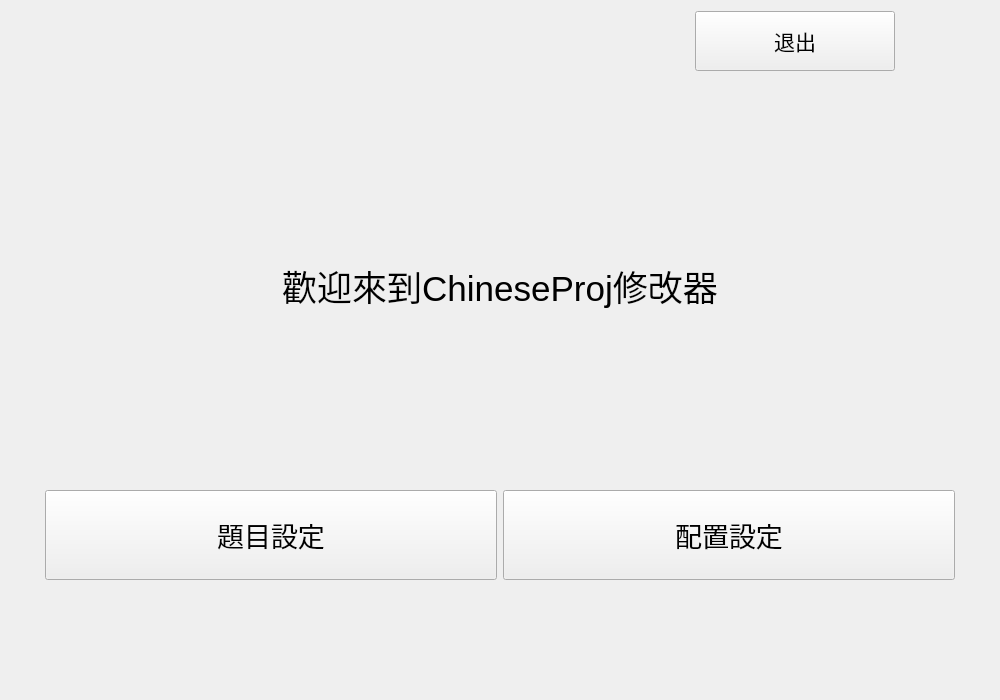
<?xml version="1.0" encoding="UTF-8"?>
<ui version="4.0">
 <class>mainForm</class>
 <widget class="QWidget" name="mainForm">
  <property name="geometry">
   <rect>
    <x>0</x>
    <y>0</y>
    <width>1000</width>
    <height>700</height>
   </rect>
  </property>
  <property name="windowTitle">
   <string>Form</string>
  </property>
  <layout class="QVBoxLayout" name="mainLayout">
   <property name="leftMargin">
    <number>45</number>
   </property>
   <property name="rightMargin">
    <number>45</number>
   </property>
   <property name="bottomMargin">
    <number>120</number>
   </property>
   <item>
    <layout class="QHBoxLayout" name="horizontalLayout">
     <property name="rightMargin">
      <number>60</number>
     </property>
     <property name="bottomMargin">
      <number>50</number>
     </property>
     <item>
      <spacer name="horizontalSpacer">
       <property name="orientation">
        <enum>Qt::Orientation::Horizontal</enum>
       </property>
       <property name="sizeType">
        <enum>QSizePolicy::Policy::Expanding</enum>
       </property>
       <property name="sizeHint" stdset="0">
        <size>
         <width>40</width>
         <height>20</height>
        </size>
       </property>
      </spacer>
     </item>
     <item>
      <widget class="QPushButton" name="exitButton">
       <property name="minimumSize">
        <size>
         <width>200</width>
         <height>60</height>
        </size>
       </property>
       <property name="font">
        <font>
         <pointsize>16</pointsize>
        </font>
       </property>
       <property name="text">
        <string>退出</string>
       </property>
      </widget>
     </item>
    </layout>
   </item>
   <item>
    <widget class="QLabel" name="welcomeMessage">
     <property name="font">
      <font>
       <pointsize>26</pointsize>
      </font>
     </property>
     <property name="text">
      <string>歡迎來到ChineseProj修改器</string>
     </property>
     <property name="alignment">
      <set>Qt::AlignmentFlag::AlignCenter</set>
     </property>
    </widget>
   </item>
   <item>
    <spacer name="verticalSpacer">
     <property name="orientation">
      <enum>Qt::Orientation::Vertical</enum>
     </property>
     <property name="sizeType">
      <enum>QSizePolicy::Policy::Minimum</enum>
     </property>
     <property name="sizeHint" stdset="0">
      <size>
       <width>20</width>
       <height>40</height>
      </size>
     </property>
    </spacer>
   </item>
   <item>
    <layout class="QHBoxLayout" name="modeSelector">
     <item>
      <widget class="QPushButton" name="questionListDebugButton">
       <property name="minimumSize">
        <size>
         <width>300</width>
         <height>90</height>
        </size>
       </property>
       <property name="font">
        <font>
         <pointsize>20</pointsize>
        </font>
       </property>
       <property name="text">
        <string>題目設定</string>
       </property>
      </widget>
     </item>
     <item>
      <widget class="QPushButton" name="propertyDebugButton">
       <property name="minimumSize">
        <size>
         <width>0</width>
         <height>90</height>
        </size>
       </property>
       <property name="font">
        <font>
         <pointsize>20</pointsize>
        </font>
       </property>
       <property name="text">
        <string>配置設定</string>
       </property>
      </widget>
     </item>
    </layout>
   </item>
  </layout>
 </widget>
 <resources/>
 <connections/>
</ui>
